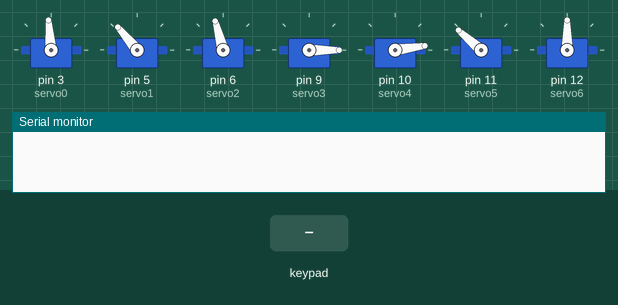
Simulated run of this sketch. Board: Arduino Mega 2560, built with avr-gcc and run on an emulated ATmega2560. Shown: 7 × servo, the last lines printed to the serial monitor. The test bench sets the inputs (shaded band).

Above: at 17.79 s.
18.1 s: key 'D' pressed
At 20.59 s:
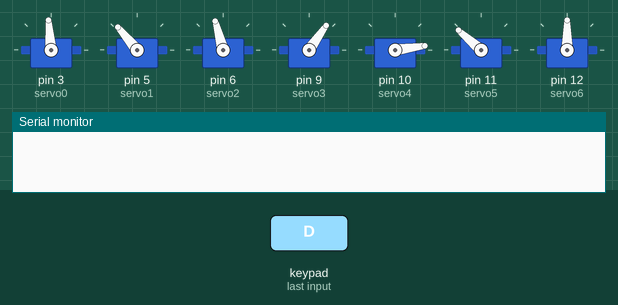
At 21.6 s:
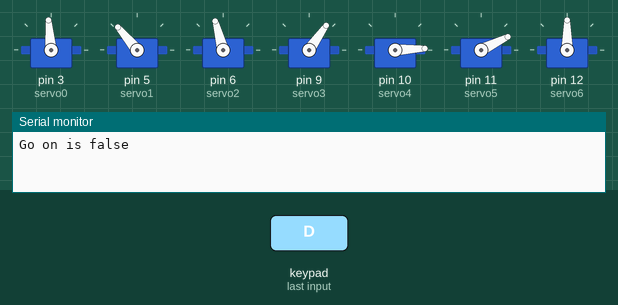
24.1 s: keypad keys 1 3 9 7 2 2 2 2 D pressed 0.568 s apart
At 34.1 s:
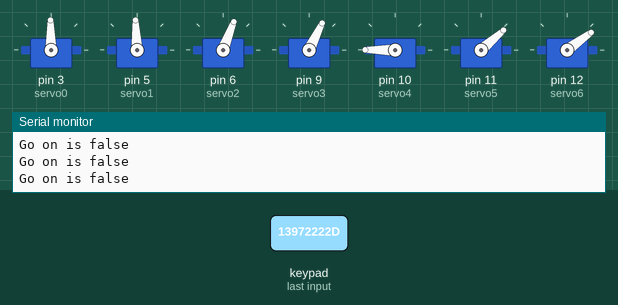
Timing chart, 0 to 42.7 s (numbered marks = the images above; inputs shaded):
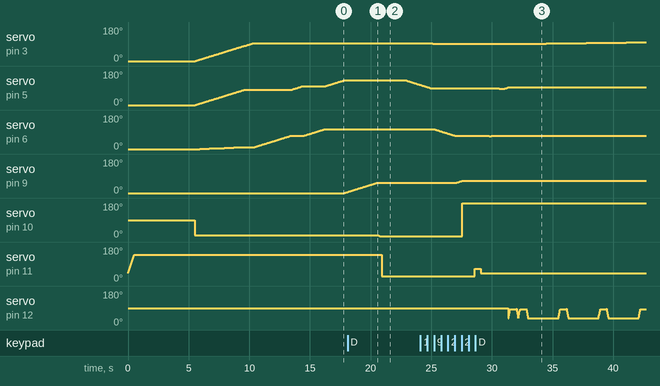

Measured:
- after the input at 18.1 s, servo on pin 5 (servo1): moves from 130° to 107° over 1.1 s, starting after 4.9 s; servo on pin 11 (servo5): 139° → 26° after 2.8 s

The sketch:

Automated_Robot_Arm_v._4.ino
```cpp
#include <Servo.h>

#include <Keypad.h>
const byte ROWS = 4; //four rows
const byte COLS = 4; //three columns
char keys[ROWS][COLS] = {
  {'1','2','3','A'},
  {'4','5','6','B'},
  {'7','8','9','C'},
  {'*','0','#','D'}
};
byte rowPins[ROWS] = {47, 46, 48, 49}; //connect to the row pinouts of the keypad
byte colPins[COLS] = {50, 51, 52, 53}; //connect to the column pinouts of the keypad

int nudgeOpenAngle = 65;
int relaxedCloseAngle = 40;
int tightCloseAngle = 25;
int openAngle = 140;

Keypad keypad = Keypad( makeKeymap(keys), rowPins, colPins, ROWS, COLS );

Servo servo0, servo1, servo2, servo3, servo4, servo5, servo6; //servo5 = opener; servo6 = swiper

boolean goOn = false; // key to moving on after keypad input.
boolean doTask = false;

void setup() {
  Serial.begin(9600);
  servo0.attach(3);
  servo1.attach(5);
  servo2.attach(6);
  servo3.attach(9);
  servo4.attach(10);
  servo5.attach(11);
  servo6.attach(12);

  rest();
  openClaw();
  flipToGrabber();
  Starting();

  //TOP STACK==========================
  Move0(95);
  Move2(70);
  //Move3(20);
  Move1(100);
  Move2(105);
  Move1(130);
  Move3(55);
  Move4(3);

  while (goOn == false)
  {
    MoveByKey();
    Serial.println("Go on is false");
  }
  goOn = false;
  closeClaw();
  Move1(90);
  Move0(91);
  Move2(69);
  Move3(64);
  flipToSwiper();
  while (goOn == false)
  {
    MoveByKey();
    Serial.println("Go on is false");
  }
  goOn = false;

  Move1(93);
  Move4(180);
  swipeTenTop();

  //LEFT STACK========================= (Complete draft)
  /*
  Move0(71);
  Move4(3);
  Move2(70);
  Move1(96);
  Move3(30);

  while (goOn == false)
  {
    MoveByKey();
    Serial.println("Go on is false");
  }
  goOn = false;
  Move1(100);
  Move4(8);
  while (goOn == false)
  {
    MoveByKey();
    Serial.println("Go on is false");
  }
  goOn = false;
  closeClaw();
  Move1(95);
  flipToSwiper();
  while (goOn == false)
  {
    MoveByKey();
    Serial.println("Go on is false");
  }
  goOn = false;

  Move1(92);
  Move0(98);
  Move2(64);
  Move3(68);
  swipeTenLeft();
  */

  //RIGHT STACK======================== (Complete Draft)
  /*
  Move0(116);
  Move2(68);
  Move1(92);
  Move3(33);

  while (goOn == false)
  {
    MoveByKey();
    Serial.println("Go on is false");
  }
  goOn = false;
  Move1(98);
  Move4(8);
  while (goOn == false)
  {
    MoveByKey();
    Serial.println("Go on is false");
  }
  goOn = false;
  closeClaw();
  Move1(95);
  flipToSwiper();
  while (goOn == false)
  {
    MoveByKey();
    Serial.println("Go on is false");
  }
  goOn = false;

  Move1(90);
  Move0(109);
  Move2(63);
  Move3(52);
  swipeTenRight();
  */

  //BOTTOM LEFT STACK================== (Complete Draft)
  //Moving to Bottom Left
  /*
  Move0(5);
  Move2(44);
  Move1(95);
  Move3(15);

  while (goOn == false)
  {
    MoveByKey();
    Serial.println("Go on is false");
  }
  goOn = false;
  Move1(103);
  Move3(17);

  while (goOn == false)
  {
    MoveByKey();
    Serial.println("Go on is false");
  }
  goOn = false;
  closeClaw();
  Move1(102);
  flipToSwiper();
  while (goOn == false)
  {
    MoveByKey();
    Serial.println("Go on is false");
  }
  goOn = false;

  Move1(86);
  Move0(87);
  Move2(53);
  Move3(60);
  swipeTenBottomLeft();
  */

  //BOTTOM STACK======================= (Completed Draft)
  /*
  Move0(90);
  Move2(19);
  Move1(78);
  Move3(0);

  while (goOn == false)
  {
    MoveByKey();
    Serial.println("Go on is false");
  }
  goOn = false;
  Move1(89);
  Move2(17);
  Move4(8);
  while (goOn == false)
  {
    MoveByKey();
    Serial.println("Go on is false");
  }
  goOn = false;
  closeClaw();

  Move1(77);
  flipToSwiper();
  while (goOn == false)
  {
    MoveByKey();
    Serial.println("Go on is false");
  }
  goOn = false;

  Move4(180);
  Move1(82);
  Move0(103);
  Move2(43);
  Move3(56);
  swipeTenBottom();
  */
}

void loop() {

}

void rest() {
  servo0.write(0);
  servo1.write(0);
  servo2.write(0);
  servo3.write(0);
}

void Starting() {
  for (int i = 0; i <= 81; i++)
  {
     servo0.write(i);
     servo1.write(i);
     servo2.write((int)(i/8));
     servo3.write(0);
     delay(50);
  }
}

void MoveByKey() {
  char key = keypad.getKey(); // initialize key to NO_Key

  while (key == NO_KEY){
    key = keypad.getKey();
  }

  switch (key) {
      case '2':
        servo1.write(servo1.read()-1);
        break;
      case '3':
        servo2.write(servo2.read()-1);
        break;
      case '4':
        servo0.write(servo0.read()-1);
        break;
      case '6':
        servo0.write(servo0.read()+1);
        break;
      case '8':
        servo1.write(servo1.read()+1);
        break;
      case '9':
        servo2.write(servo2.read()+1);
        break;
      case 'A':
        servo3.write(servo3.read()-1);
        break;
      case 'B':
        servo5.write(tightCloseAngle);
        flipToGrabber();
        delay(500);
        servo4.write(180);
        delay(500);
        break;
      case 'C':
        servo3.write(servo3.read()+1);
        break;
      case 'D':
        goOn = true;
        break;
  }
}

/*
void SelectTask() {
  char key = keypad.getKey(); // initialize key to NO_Key

  while (key == NO_KEY){
    key = keypad.getKey();
  }

  switch (key) {
      case 'A':
        doTop();
        break;
      case 'B':
        doLeft();
        break;
      case 'C':
        doRight();
        break;
      case 'D':
        doBottomLeft();
        break;
      case '#':
        doBottom();
        break;
      case '*':
        doTask = true;
        break;
  }
}
*/

//++++++++++++++++++++++++++++++++++++++++++++++++ START MoveX() Programs +++++++++++++++++++

void Move0(int after) {
  if (after > servo0.read())
  {
     for (int i = servo0.read(); i <= after; i++)
     {
         servo0.write(i);
         delay(50);
     }
  }
  if (after < servo0.read())
  {
     for (int i = servo0.read(); i >= after; i--)
     {
         servo0.write(i);
         delay(50);
     }
  }
}

void Move1(int after) {
  if (after > servo1.read())
  {
     for (int i = servo1.read(); i <= after; i++)
     {
         servo1.write(i);
         delay(50);
     }
  }
  if (after < servo1.read())
  {
     for (int i = servo1.read(); i >= after; i--)
     {
         servo1.write(i);
         delay(50);
     }
  }
}

void Move2(int after) {
  if (after > servo2.read())
  {
     for (int i = servo2.read(); i <= after; i++)
     {
         servo2.write(i);
         delay(50);
     }
  }
  if (after < servo2.read())
  {
     for (int i = servo2.read(); i >= after; i--)
     {
         servo2.write(i);
         delay(50);
     }
  }
}

void Move3(int after) {
  if (after > servo3.read())
  {
     for (int i = servo3.read(); i <= after; i++)
     {
         servo3.write(i);
         delay(50);
     }
  }
  if (after < servo3.read())
  {
     for (int i = servo3.read(); i >= after; i--)
     {
         servo3.write(i);
         delay(50);
     }
  }
}

void Move4(int after) {
  if (after > servo4.read())
  {
     for (int i = servo4.read(); i <= after; i++)
     {
         servo4.write(i);
         delay(50);
     }
  }
  if (after < servo4.read())
  {
     for (int i = servo4.read(); i >= after; i--)
     {
         servo4.write(i);
         delay(50);
     }
  }
}

//++++++++++++++++++++++++++++++++++++++++++++++++ END MoveX() Programs +++++++++++++++++++

void flipToGrabber() {
  servo4.write(8);
}

void openClaw() {
  for (int i = relaxedCloseAngle; i<openAngle; i++)
   {
      servo5.write(i);
      delay(5);
   }
   delay(5000);
}

void closeClaw() {
   for (int i = openAngle; i>tightCloseAngle; i--)
   {
      servo5.write(i);
   }
   delay(2000);
}

void flipToSwiper() {
  servo4.write(180);
  delay(1000);
  for (int i = tightCloseAngle; i<nudgeOpenAngle; i++)
   {
      servo5.write(i);
   }
   delay(500);
  for (int i = nudgeOpenAngle; i>relaxedCloseAngle; i--)
   {
      servo5.write(i);
   }
  delay(500);
}

void swipeOnce() {
  for (int i = 35; i<85; i++)
  {
     servo6.write(i);
     delay(3);
  }
  delay(500);
  for (int i = 85; i>35; i--)
  {
     servo6.write(i);
     delay(3);
  }
}

//===================================================START 5 Swipe Programs===========

void swipeTenTop() {
  swipeOnce();
  for (int i = 1; i<= 6; i++)
  {
     swipeOnce();
     movePennyWidthRight();
     delay(1000);
  }
  servo0.write(servo0.read()-2);
  servo1.write(servo1.read()-2);
  servo2.write(servo2.read()-2);
  for (int i = 7; i<= 10; i++)
  {
     swipeOnce();
     movePennyWidthLeft();
     delay(1000);
  }
}

void swipeTenLeft() {
  swipeOnce();
  for (int i = 1; i<= 3; i++)
  {
     swipeOnce();
     movePennyWidthLeft();
     delay(1000);
  }
  servo0.write(servo0.read()-2);
  servo1.write(servo1.read()-2);
  servo2.write(servo2.read()-2);
  for (int i = 4; i<= 10; i++)
  {
     swipeOnce();
     movePennyWidthRight();
     delay(1000);
  }
}

void swipeTenRight() {
  swipeOnce();
  swipeOnce();
  servo0.write(servo0.read()+2);
  servo1.write(servo1.read()-2);
  servo2.write(servo2.read()-2);
  for (int i = 2; i<= 10; i++)
  {
     swipeOnce();
     movePennyWidthLeft();
     delay(1000);
  }
}

void swipeTenBottomLeft() {
  swipeOnce();
  for (int i = 1; i<= 8; i++)
  {
     swipeOnce();
     movePennyWidthRight();
     delay(1000);
  }
  servo0.write(servo0.read()-5);
  servo1.write(servo1.read()-2);
  servo2.write(servo2.read()-2);
  for (int i = 9; i<= 10; i++)
  {
     swipeOnce();
     movePennyWidthLeft();
     delay(1000);
  }
}

void swipeTenBottom() {
  swipeOnce();
  for (int i = 1; i<= 5; i++)
  {
     swipeOnce();
     movePennyWidthLeft();
     delay(1000);
  }
  servo0.write(servo0.read()+5);
  servo1.write(servo1.read()-2);
  servo2.write(servo2.read()-2);
  for (int i = 6; i<= 10; i++)
  {
     swipeOnce();
     movePennyWidthRight();
     delay(1000);
  }
}

//===================================================END 5 Swipe Programs===========

void movePennyWidthRight() {
  int i = servo0.read();
  for (int j = 0; j < 3; j++)
  {
    i++;
    delay(500);
  }
  servo0.write(i);
}

void movePennyWidthLeft() {
  int i = servo0.read();
  for (int j = 0; j < 3; j++)
  {
    i--;
    delay(500);
  }
  servo0.write(i);
}

//|||||||||||||||||||||||||||||||||||||||||||||||||| START 5 Complete Stacks Programs ||||||||||

void doTop() {

}

void doLeft() {

}

void doRight() {

}

void doBottomLeft() {

}

void doBottom() {

}
```
